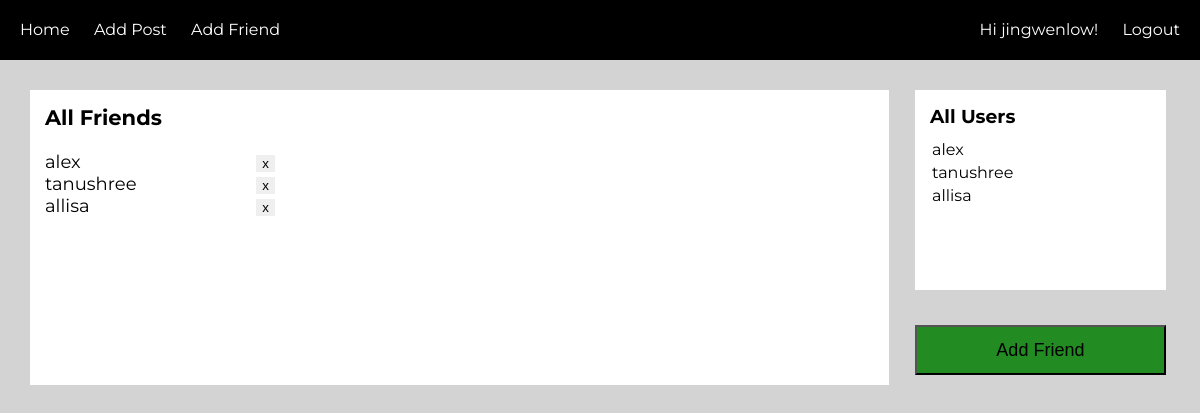
/users/addFriend/ (signed in), run on the app's committed database.
### users/models.py (models this page shows, shortened)
class CustomUser(AbstractUser):
    name = models.CharField(blank=True, max_length=255)

### users/views.py (the view)
# urls.py: path('addFriend/', views.addFriend.as_view(), name='addFriend'),
class addFriend(TemplateView):
    success_url = reverse_lazy('login')
    template_name = 'addFriend.html'
    @method_decorator(login_required) # redirect to home if logged out
    def get(self, request):
        users = CustomUser.objects.exclude(id=request.user.id) #
        friend = Friend.objects.get(current_user=request.user)
        friends = friend.users.all()
        args = {'users':users, 'friends':friends}
        return render(request, self.template_name, args)

### users/templates/addFriend.html (shortened to what this page needs)
{% extends 'base.html' %}
{% load staticfiles %}
{% block css %}
<link rel="stylesheet" href="{% static 'css/addFriend.css' %}">
{% endblock %}
{% block log %}
  {% if user.is_authenticated %}
    <a class="login" href="{% url 'logout' %}">Logout</a>
  {% else %}
    <a class="login" href="{% url 'login' %}">Login</a>
  {% endif %}
{% endblock %}
{% block content %}
  <div class="currFriends">
     <div class="friends">
       <h3>All Friends</h3>
       <div class="list">
         {% for friend in friends %}
           <div class="rowList">
             <p>{{ friend.username }}</p>
             <a href="{% url 'change_friends' operation='remove' pk=friend.pk %}">
               <button class="x">x</button>
             </a>
           </div>
         {% endfor %}
      </div>
    </div>
  </div>
  <div class="friendsList">
      <div class="possFriends">
        <h3 class="allUsers">All Users</h3>
        {% for user in users %}
        <a class="users" href="{% url 'change_friends' operation='add' pk=user.pk %}">
          {{ user.username }}
        </a>
        {% endfor %}
      </div>
      <div class="post">
          <button class="green">Add Friend</button>
      </div>
  </div>
{% endblock %}

### users/templates/base.html (shortened to what this page needs)
<!DOCTYPE html>
<html>
<head>
    {% block css %}{% endblock %}
</head>
<body>
  <header>
      <nav>
        <a href="{% url 'home' %}">Home</a>
        <a href="{% url 'addPost' %}">Add Post</a>
        <a href="{% url 'addFriend' %}">Add Friend</a>
      </nav>
      <nav class="log">
        {% if user.is_authenticated %}
          Hi {{ user.username }}!
        {% endif %}
        {% block log %}{% endblock %}
      </nav>
  </header>
  <main>
    {% block content %}
    {% endblock %}
  </main>
</body>
</html>

### users/static/css/addFriend.css (style rules this page uses)
body { margin: 0px; font-family: 'Montserrat', sans-serif; background-color: lightgrey; }
p { margin: 0px; }
h3 { margin-top: 0px; }
header { background-color: black; color: white; height: 60px; line-height: 60px; display: flex; flex-direction: row; }
nav { flex: 0 0 70%; }
a { color: white; padding-left: 20px; text-decoration: none; }
nav.log { text-align: right; flex: 0 0 30%; }
a.login { padding-right: 20px; }
main { margin: 30px; display: flex; flex-direction: row; }
div.currFriends { margin: 0; padding-right: 30px; flex: 0 0 75%; }
div.friends { border: 0px; padding: 15px; width: 97%; height: 265px; font-size: large; background-color: white; color: black; }
div.list { display: flex; flex-direction: column; }
div.rowList { display: flex; flex-direction: row; width: 230px; justify-content: space-between; }
div.friendsList { display: flex; flex-direction: column; flex: 0 0 22%; }
div.possFriends { padding: 15px; height: 170px; overflow: scroll; background-color: white; display: flex; flex-direction: column; }
h3.allUsers { margin-bottom: 10px; }
a.users { padding: 2px; color: black; }
div.post { padding-top: 35px; }
button.x { border: 0px; }
button.green { background-color: forestgreen; height: 50px; width: 100%; font-size: large; }

### data on the page
CustomUser: username "jingwenlow"
CustomUser: username "alex"
CustomUser: username "tanushree"
CustomUser: username "allisa"
